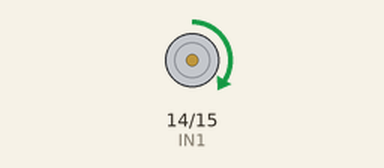
Recording of a program running on a simulated Raspberry Pi (BCM pin numbers). On the bench: motor-driver pin pairs drawn as motors (green arrow = first pin HIGH = forward, orange = second pin HIGH = backward, longer = more drive). At 12.0 s the program stops and its outputs stay as they are.

Above: at 0.1 s.
At 3.1 s:
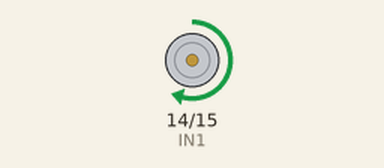
At 9.1 s:
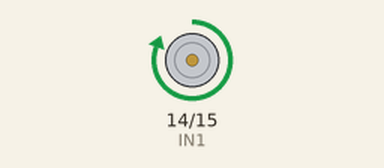
Timing chart, 0 to 10.6 s (numbered marks = the images above):
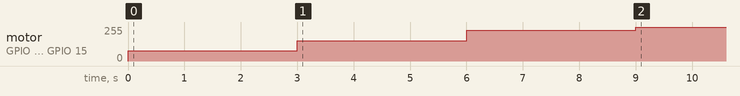

Measured:
- by itself, motor on GPIO 14 (IN1) / GPIO 15 (IN2): stopped → forward 77/255 at 0.00 s, → forward 153/255 3.0 s later, → forward 230/255 3.0 s later, → forward 255/255 3.0 s later

The program:

pump.py
```python
import RPi.GPIO as GPIO
import time

IN1 = 14
IN2 = 15

GPIO.setmode(GPIO.BCM)

GPIO.setup(IN1, GPIO.OUT)
GPIO.setup(IN2, GPIO.OUT)

#PWM für Pumpgeschwindikeit
pwm = GPIO.PWM(IN1, 100)    #100 Hz Frequenz
pwm.start(0)

def pump_set_speed(speed):   #Geschwindikeit (0-100)
    GPIO.output(IN2, GPIO.LOW)
    pwm.ChangeDutyCycle(speed)

def pump_stop():
    pwm.ChangeDutyCycle(0)

pump_set_speed(30)
time.sleep(3)
pump_set_speed(60)
time.sleep(3)
pump_set_speed(90)
time.sleep(3)
pump_set_speed(100)
time.sleep(3)
```
